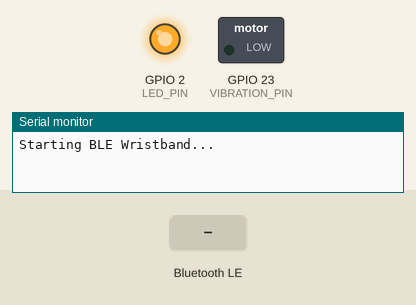
A sketch run on a simulated ESP32. On the bench: switched loads named in the sketch (green lamp = pin HIGH), output pins drawn as LEDs (lit = HIGH), the last lines printed to the serial monitor. The inputs (shaded band) are chosen by the test bench. Nothing arrives over Bluetooth unless stated; a phone connects over Bluetooth LE 3 s after start.

Above: at 0.1 s.
At 1.9 s:
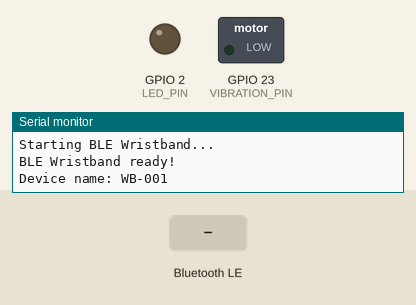
2.0 s: Bluetooth LE write "1" received
5.0 s: Bluetooth LE write "V" received
At 5.7 s:
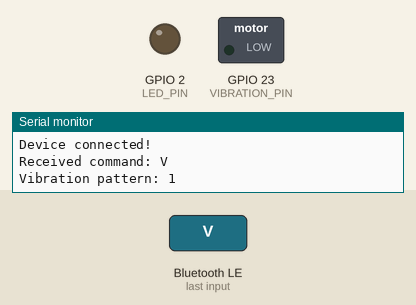
Timing chart, 0 to 8.0 s (numbered marks = the images above; inputs shaded):
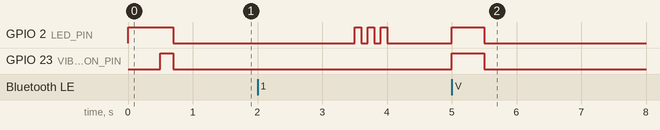

The sketch:

wristband_firmware.ino
```cpp
/**
 * ESP32 Wristband Firmware
 *
 * This Arduino sketch is for the ESP32 wristband that communicates
 * with the Restaurant POS system via Bluetooth Low Energy (BLE).
 *
 * Hardware Required:
 * - ESP32 Development Board (e.g., ESP32-WROOM-32)
 * - Vibration Motor (connected to GPIO 23)
 * - LED (optional, connected to GPIO 2)
 * - 3.7V LiPo Battery (for portable use)
 *
 * Wiring:
 * - Vibration Motor: GPIO 23 -> Motor+ -> GND
 * - LED: GPIO 2 (built-in on most ESP32 boards)
 *
 * Library Dependencies:
 * - ESP32 BLE Arduino (included with ESP32 board package)
 */

#include <BLEDevice.h>
#include <BLEServer.h>
#include <BLEUtils.h>
#include <BLE2902.h>

// ============================================
// CONFIGURATION
// ============================================

// Device name prefix - each wristband should have unique ID
#define DEVICE_NAME "WB-001"

// BLE UUIDs (must match the web app)
#define SERVICE_UUID        "4fafc201-1fb5-459e-8fcc-c5c9c331914b"
#define CHARACTERISTIC_UUID "beb5483e-36e1-4688-b7f5-ea07361b26a8"

// Pin definitions
#define VIBRATION_PIN 23
#define LED_PIN 2

// Vibration patterns (duration in ms)
#define VIBRATE_SHORT 200
#define VIBRATE_MEDIUM 500
#define VIBRATE_LONG 1000

// ============================================
// GLOBAL VARIABLES
// ============================================

BLEServer* pServer = NULL;
BLECharacteristic* pCharacteristic = NULL;
bool deviceConnected = false;
bool oldDeviceConnected = false;

// ============================================
// BLE SERVER CALLBACKS
// ============================================

class MyServerCallbacks: public BLEServerCallbacks {
    void onConnect(BLEServer* pServer) {
        deviceConnected = true;
        Serial.println("Device connected!");

        // Flash LED to indicate connection
        for (int i = 0; i < 3; i++) {
            digitalWrite(LED_PIN, HIGH);
            delay(100);
            digitalWrite(LED_PIN, LOW);
            delay(100);
        }
    };

    void onDisconnect(BLEServer* pServer) {
        deviceConnected = false;
        Serial.println("Device disconnected!");
    }
};

// ============================================
// BLE CHARACTERISTIC CALLBACKS
// ============================================

class MyCallbacks: public BLECharacteristicCallbacks {
    void onWrite(BLECharacteristic *pCharacteristic) {
        std::string value = pCharacteristic->getValue();

        if (value.length() > 0) {
            Serial.print("Received command: ");
            for (int i = 0; i < value.length(); i++) {
                Serial.print(value[i]);
            }
            Serial.println();

            // Parse command
            if (value[0] == 'V') {
                // Vibration command: V1, V2, V3, etc.
                int pattern = 1;
                if (value.length() > 1) {
                    pattern = value[1] - '0';
                }
                handleVibration(pattern);
            }
        }
    }
};

// ============================================
// VIBRATION PATTERNS
// ============================================

void handleVibration(int pattern) {
    Serial.print("Vibration pattern: ");
    Serial.println(pattern);

    switch (pattern) {
        case 1:
            // Single short vibration - Order ready notification
            vibrate(VIBRATE_MEDIUM);
            break;

        case 2:
            // Double vibration
            vibrate(VIBRATE_SHORT);
            delay(200);
            vibrate(VIBRATE_SHORT);
            break;

        case 3:
            // Triple vibration - Urgent
            for (int i = 0; i < 3; i++) {
                vibrate(VIBRATE_SHORT);
                delay(150);
            }
            break;

        case 4:
            // Long vibration
            vibrate(VIBRATE_LONG);
            break;

        case 5:
            // SOS pattern (for urgent notifications)
            // 3 short, 3 long, 3 short
            for (int i = 0; i < 3; i++) {
                vibrate(VIBRATE_SHORT);
                delay(100);
            }
            delay(200);
            for (int i = 0; i < 3; i++) {
                vibrate(VIBRATE_MEDIUM);
                delay(150);
            }
            delay(200);
            for (int i = 0; i < 3; i++) {
                vibrate(VIBRATE_SHORT);
                delay(100);
            }
            break;

        default:
            vibrate(VIBRATE_MEDIUM);
            break;
    }
}

void vibrate(int duration) {
    digitalWrite(VIBRATION_PIN, HIGH);
    digitalWrite(LED_PIN, HIGH);  // Also flash LED
    delay(duration);
    digitalWrite(VIBRATION_PIN, LOW);
    digitalWrite(LED_PIN, LOW);
}

// ============================================
// SETUP
// ============================================

void setup() {
    Serial.begin(115200);
    Serial.println("Starting BLE Wristband...");

    // Initialize pins
    pinMode(VIBRATION_PIN, OUTPUT);
    pinMode(LED_PIN, OUTPUT);

    // Initial LED flash to show device is starting
    digitalWrite(LED_PIN, HIGH);
    delay(500);
    digitalWrite(LED_PIN, LOW);

    // Create BLE Device
    BLEDevice::init(DEVICE_NAME);

    // Create BLE Server
    pServer = BLEDevice::createServer();
    pServer->setCallbacks(new MyServerCallbacks());

    // Create BLE Service
    BLEService *pService = pServer->createService(SERVICE_UUID);

    // Create BLE Characteristic
    pCharacteristic = pService->createCharacteristic(
        CHARACTERISTIC_UUID,
        BLECharacteristic::PROPERTY_READ   |
        BLECharacteristic::PROPERTY_WRITE  |
        BLECharacteristic::PROPERTY_NOTIFY
    );

    // Add descriptor for notifications
    pCharacteristic->addDescriptor(new BLE2902());

    // Set callbacks
    pCharacteristic->setCallbacks(new MyCallbacks());

    // Start the service
    pService->start();

    // Start advertising
    BLEAdvertising *pAdvertising = BLEDevice::getAdvertising();
    pAdvertising->addServiceUUID(SERVICE_UUID);
    pAdvertising->setScanResponse(true);
    pAdvertising->setMinPreferred(0x0);
    BLEDevice::startAdvertising();

    Serial.println("BLE Wristband ready!");
    Serial.print("Device name: ");
    Serial.println(DEVICE_NAME);

    // Test vibration on startup
    vibrate(VIBRATE_SHORT);
}

// ============================================
// MAIN LOOP
// ============================================

void loop() {
    // Handle disconnection - restart advertising
    if (!deviceConnected && oldDeviceConnected) {
        delay(500);
        pServer->startAdvertising();
        Serial.println("Started advertising again...");
        oldDeviceConnected = deviceConnected;
    }

    // Handle new connection
    if (deviceConnected && !oldDeviceConnected) {
        oldDeviceConnected = deviceConnected;
    }

    // Small delay to prevent watchdog issues
    delay(10);
}
```

Measured:
- after the input at 5.0 s, GPIO 2 (LED_PIN), GPIO 23 (VIBRATION_PIN): LOW → HIGH at once, → LOW 0.50 s later
- by itself, GPIO 2 (LED_PIN): alternates HIGH for 0.10 s and LOW for 0.10 s, 6 changes in all, then stays LOW
